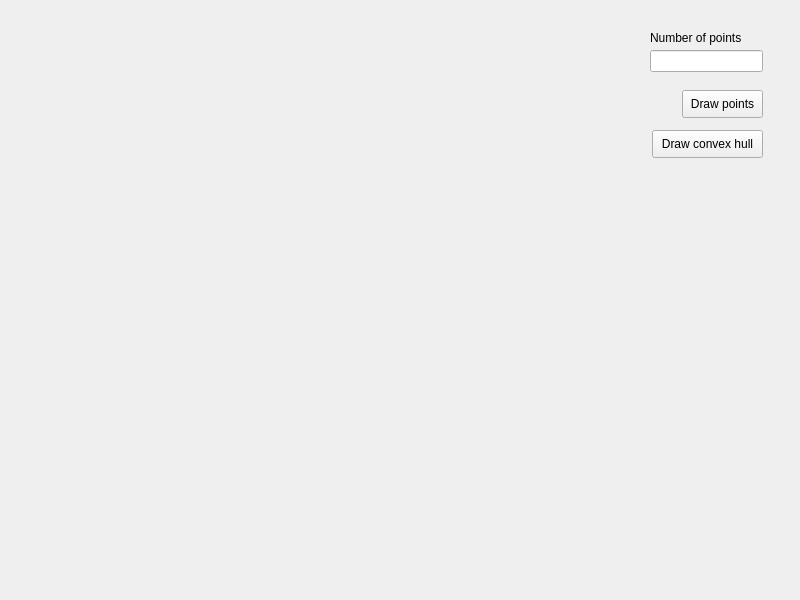
<?xml version="1.0" encoding="UTF-8"?>
<ui version="4.0">
 <class>Widget</class>
 <widget class="QWidget" name="Widget">
  <property name="geometry">
   <rect>
    <x>0</x>
    <y>0</y>
    <width>800</width>
    <height>600</height>
   </rect>
  </property>
  <property name="windowTitle">
   <string>ConvexHull</string>
  </property>
  <property name="windowIcon">
   <iconset>
    <normaloff>../build-go_lab_05_otoczka_wypukla-Desktop_Qt_5_11_1_MinGW_32bit-Debug/icon.jpg</normaloff>../build-go_lab_05_otoczka_wypukla-Desktop_Qt_5_11_1_MinGW_32bit-Debug/icon.jpg</iconset>
  </property>
  <widget class="QLineEdit" name="lineEditNumPoint">
   <property name="geometry">
    <rect>
     <x>650</x>
     <y>50</y>
     <width>113</width>
     <height>22</height>
    </rect>
   </property>
  </widget>
  <widget class="QPushButton" name="pushButtonDraw">
   <property name="geometry">
    <rect>
     <x>682</x>
     <y>90</y>
     <width>81</width>
     <height>28</height>
    </rect>
   </property>
   <property name="cursor">
    <cursorShape>PointingHandCursor</cursorShape>
   </property>
   <property name="text">
    <string>Draw points</string>
   </property>
  </widget>
  <widget class="QLabel" name="labelNumPoints">
   <property name="geometry">
    <rect>
     <x>650</x>
     <y>30</y>
     <width>131</width>
     <height>16</height>
    </rect>
   </property>
   <property name="text">
    <string>Number of points</string>
   </property>
  </widget>
  <widget class="QPushButton" name="pushButtonConvex">
   <property name="geometry">
    <rect>
     <x>652</x>
     <y>130</y>
     <width>111</width>
     <height>28</height>
    </rect>
   </property>
   <property name="cursor">
    <cursorShape>PointingHandCursor</cursorShape>
   </property>
   <property name="text">
    <string>Draw convex hull</string>
   </property>
  </widget>
 </widget>
 <resources/>
 <connections/>
</ui>
